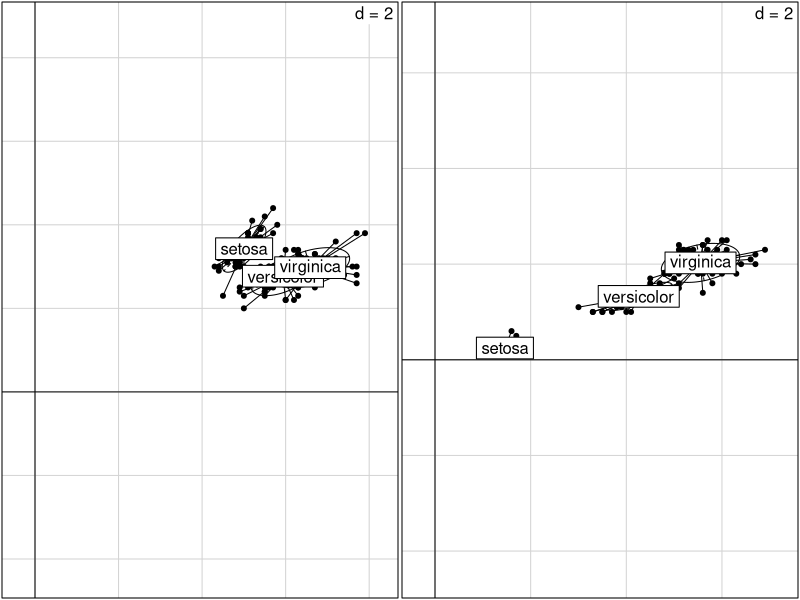
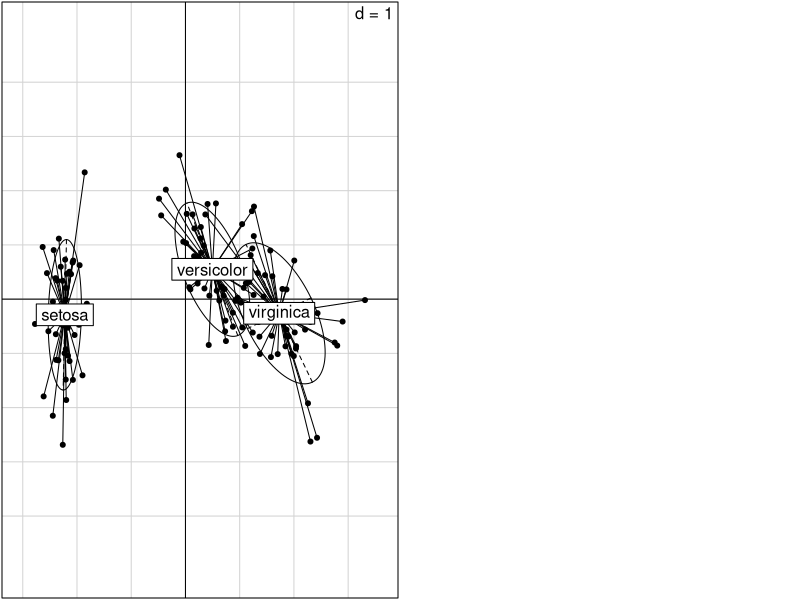
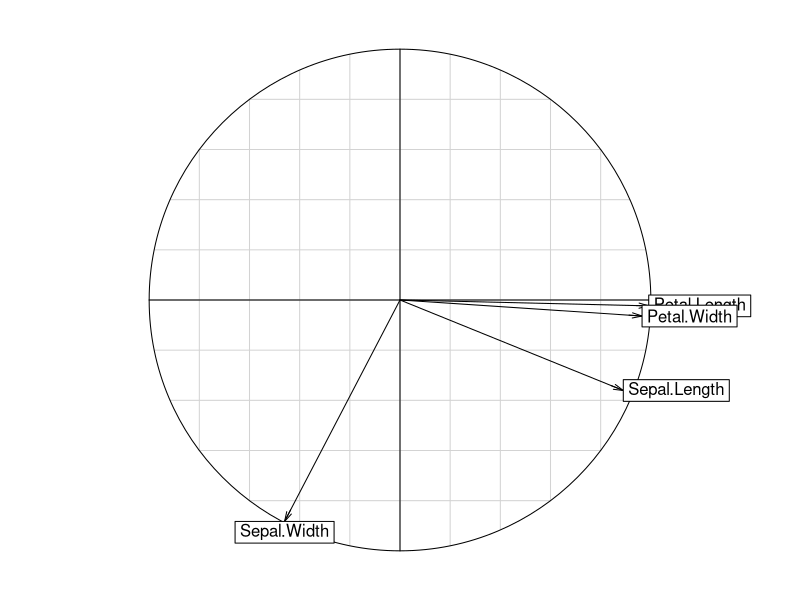
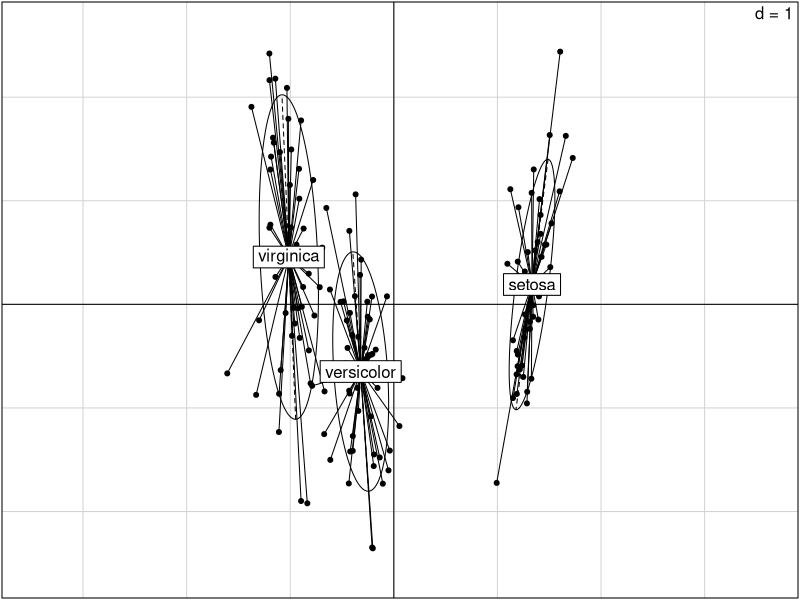
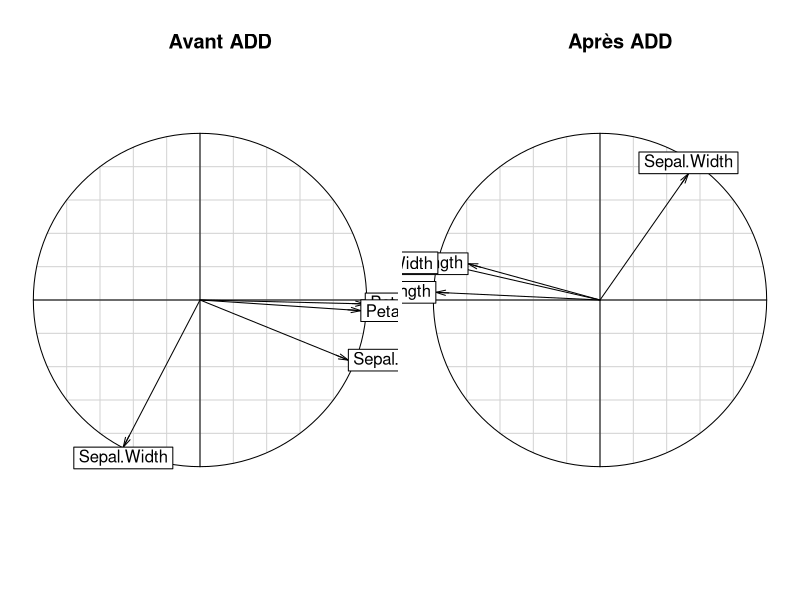
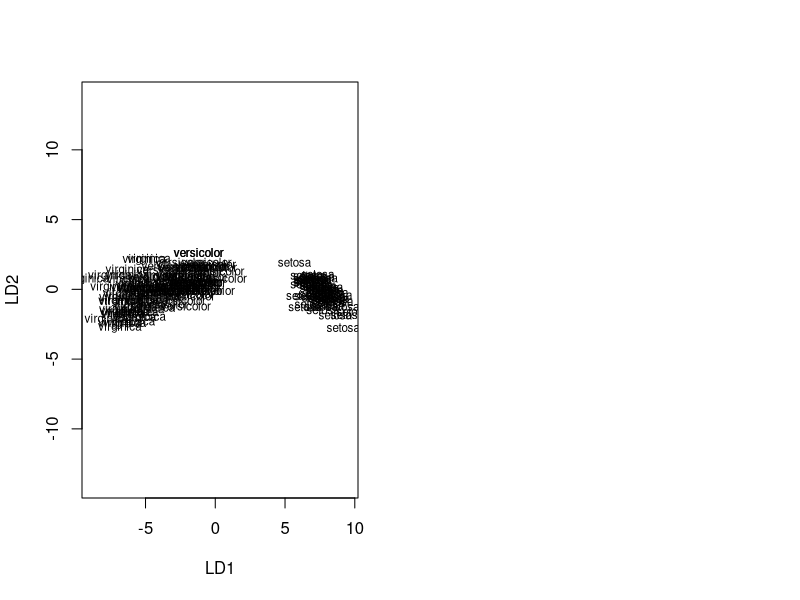

Reproduce these figures in R, in order. (Note: this script raises an error after producing the figures.)
# TP3 : Méthodes de Classifications
# 14 Octobre 2010 - ECP
# Hichem HADJOUDJ - Olivier JAIS-NIELSEN

###########################
#  Analyse Discriminante  #
###########################

library(ade4)

## 1 - Analyse graphique de la discrimination sepales et petales

par(mfrow=c(1,2));
s.class(iris[,1:2],iris[,5]);
s.class(iris[,3:4],iris[,5]);

# Les axes 3 et 4 (pétales) permettent de mieux classifier les individus et en particulier les setosas. Les axes 1 et 2 sont bien moins discriminants.

## 2 - Analyse en composantes principales

iris.pca=dudi.pca(iris[,1:4],scan=F, nf=2)
s.class(iris.pca$li,iris[,5]) ;
x11()
s.corcircle(iris.pca$co); 

# La largeure des sépales semble indépendante des 3 autres caractéristiques, par rapport au premier plan factoriel.

## 3 - Analyse discriminante descriptive

iris.d=discrimin(iris.pca,fac=iris[,5],scannf=F);

# Le champ "li" fournit les projections des données sur le premier plan factoriel (le premier axe maximisant la variance inter-classes).
# Le champ "eig" fournit les valeurs propres correspondant à chaque axe factoriel.
# Le champ "va" fournit des grandeurs permettant d'apprécier l'information représentée par chaque axe de manière canonique (pourcentage, contrairement à la simple étude des valeurs propres) : pour chaque axe, il s'agit du rapport de la somme des distances quadratiques inter-groupes par la somme totale des distances quadratiques à la moyenne (rapport de corrélation).

# Visualisation
x11()
s.class(iris.d$li,iris[,5]);

# Analyse : Cette desciption discrimine les 3 classes.


# Cercle des correlations
x11()
par(mfrow=c(1,2));
s.corcircle(iris.pca$co);
title(sprintf('Avant ADD'));
s.corcircle(iris.d$va);
title(sprintf('Après ADD'));
# Analyse : On garde des correlations similaires au modèle ACP tout en discriminant les 3 classes.

## 4 - Analyse discriminante predictive
library(MASS)

model=lda(Species~.,data=iris)
plot(model)

# Cette dernière instruction affiche pour chaque individus un point dont les coordonnées sont les valeurs des fonction discriminantes en ce point, associé à l'étiquette de sa classe réelle. On constate une bonne séparation des sétosas des autres espèces par la première fonction discriminante, alors qu'elle sépare moins franchement mais les deux autres espèces entre elles.

# Echantillonage aléatoire
i = sample(nrow(iris), 0.8 * nrow(iris))
train = iris[i,]
test = iris[-i,]

# Analyse discriminante descriptive des données d'apprentissage
model=lda(Species~.,data=train)

# Prédiction sur les données d'apprentissage
prediction = predict(model, train)

# Matrice de confusion
table(prediction$class, train$Species)

# Prédiction sur les données de test
prediction = predict(model, test)

# Matrice de confusion
table(prediction$class, test$Species)

# Analyse: Dans les cas testés, les matrices de confusion sont quasiment diagonales, ce qui pour la prédiction sur les données d'apprentissage, valide la méthode et, pour la prédiction sur les données de test, valide le modèle.

## 5 - Pouvoir discriminant d'une variable

# Création d'un fonction var2 qui est une var non biaisée
var2=function(X){
	var2=var(X)*(length(X)-1)/length(X)
	return(var2);
}

# Définition de la fonction permettant de calculer le pouvoir discriminant d'une variable
PouvoirDiscrimin=function(X,Y,variable){
	
	nb.classe=length(unique(Y))
	dim.total=nrow(X)
	moyenne=mean(X[,variable])
	var.total=var2(X[,variable])
	
	sum=0
	for(j in 1:nb.classe){
		x=c()
		Xclasse=c()
		for(i in 1:length(Y)){
			if(Y[i]==unique(Y)[j]){
				x=cbind(x,i)
			}
		}
		
		Xclasse=X[x,variable]
		dim.classe=length(Xclasse)
		moyenne.classe=mean(Xclasse)
		sum=sum+(dim.classe/dim.total)*((moyenne.classe-moyenne)^2)	
	}
	return(sum/var.total);
}

# Calcul des pouvoirs discriminants des 4 variables
PouvoirDiscrimin(iris[,1:4],iris[,5],1);
PouvoirDiscrimin(iris[,1:4],iris[,5],2);
PouvoirDiscrimin(iris[,1:4],iris[,5],3);
PouvoirDiscrimin(iris[,1:4],iris[,5],4);
# Analyse : on retrouve bien ce que l'on avait constaté sur le premier graphique, à savoir que les axes 3 et 4 sont bien discriminants et que l'axe 2 est le moins discriminant

### Vérification de la formule de décomposition de la variance en définissant une fonction var.inter (c) et var.intra (b) puis comparaison de la somme avec la var non biaisée (c)

## a - Fonction qui permet de calculer la variance inter classe
var.inter=function(X,Y,variable){
	
	nb.classe=length(unique(Y))
	dim.total=nrow(X)
	moyenne=mean(X[,variable])
	
	sum=0
	for(j in 1:nb.classe){
		x=c()
		Xclasse=c()
		for(i in 1:length(Y)){
			if(Y[i]==unique(Y)[j]){
				x=cbind(x,i)
			}
		}
		
		Xclasse=X[x,variable]
		dim.classe=length(Xclasse)
		moyenne.classe=mean(Xclasse)
		sum=sum+(dim.classe/dim.total)*((moyenne.classe-moyenne)^2)	
	}
	return(sum);
}


## b - Fonction qui permet de calculer la variance intra
var.intra=function(X,Y,variable){
	
	nb.classe=length(unique(Y))
	dim.total=nrow(X)
	moyenne=mean(X[,variable])
	var.total=var2(X[,variable])
	
	sum=0
	for(j in 1:nb.classe){
		x=c()
		Xclasse=c()
		for(i in 1:length(Y)){
			if(Y[i]==unique(Y)[j]){
				x=cbind(x,i)
			}
		}
		
		Xclasse=X[x,variable]
		dim.classe=length(Xclasse)
		sum=sum+(dim.classe/dim.total)*var2(Xclasse)	
	}
	return(sum);
}


## c - Vérification de la somme
var2(iris[,1])
var.inter(iris[,1:4],iris[,5],1)+var.intra(iris[,1:4],iris[,5],1);
var2(iris[,2])
var.inter(iris[,1:4],iris[,5],2)+var.intra(iris[,1:4],iris[,5],2);
var2(iris[,3])
var.inter(iris[,1:4],iris[,5],3)+var.intra(iris[,1:4],iris[,5],3);
var2(iris[,4])
var.inter(iris[,1:4],iris[,5],4)+var.intra(iris[,1:4],iris[,5],4);
# Analyse : On retrouve bien l'égalité var = inter + intra

### Après analyse discriminante

# Après analyse
PouvoirDiscrimin(iris.d$li,iris[,5],1)
PouvoirDiscrimin(iris.d$li,iris[,5],2)
# On voit que le pouvoir discriminant est meilleure sur l'axe 1 (comme illustré sur la figure) mais reste faible sur l'axe 2 (comme illustré sur la figure)




###########################
#  Régression logistique  #
###########################

# 1 - Chargement du fichier.

setwd("/Users/hichem/Documents/Écoles/Centrale/Troisième année/Statistiques et Data Mining/TP/TP3")

# Chargement des données
tab=read.table("SAheart.txt", header=TRUE,row.names="row.names", sep=",",dec=".")[,c(1,2,3,5,7,8,9,10)];
tab;

# Interprétation : les 7 premières variables correspondent à des caractéristiques physiques, comportementales et médicales d'une population de 462 individus(matrice X de dimension n=462 x d=7), la variable chd étant l'étiquette indiquant si oui (chd=1) ou non (chd=0) l'individu a eu un incident cardiaque (vecteur Y de dimension n=462 à valeur dans {0,1})

## 2 -scatterplot
x11();
pairs(tab,pch=22,bg=c("red","blue")[unclass(factor(tab[,"chd"]))]);
#Analyse : a priori aucune variable ne permet de classifier de manière simple les données.

## 3 - Régression logistique
tab.glm=glm(chd~sbp+tobacco+ldl+famhist+obesity+alcohol+age,family=binomial(link="logit"),data=tab);
anova(tab.glm,"Chisq");

## 4 - Prédiction
# Matrice de confusion
table(tab.glm$fitted.values>0.5,tab$chd);

# Calculs des pourcentages de "faux"
Pfauxpositifs=sum((tab.glm$fitted.values>0.5)*(tab$chd==0))/sum(tab$chd==1);
Pfauxnegatifs=sum((tab.glm$fitted.values<0.5)*(tab$chd==1))/sum(tab$chd==0);
Pfauxpositifs;
Pfauxnegatifs;

## 5 - Validation croisée
i=sample(nrow(iris), 0.75 * nrow(iris))
tab.train=tab[i,];
tab.test=tab[-i,];
tab.train.glm=glm(chd~sbp+tobacco+ldl+famhist+obesity+alcohol+age,family=binomial(link="logit"),data=tab.train);
tab.test.predict=predict.glm(tab.train.glm,newdata=tab.test);
table(tab.test.predict>0.5,tab.test$chd);
# Analyse : une telle approche permet de prédire un risque d'accident cardiaque à partir des caractéristiques d'un individu. Par exemple, on recueille les informations d'un individu et on détecte un comportement ou profil à risque. L'individu sera alors surveillé voire traité préventivement en insistant sur les facteurs de risque (choleterol, hypertension).

## 6 - Variables explicatives
tab.glm$coefficients;
# Analyse : les variables les plus significatives sont l'historique familiale, le cholesterol (ldl) alors que les moins significatives sont de manière surprenante l'alcool et la pression sanguine.
